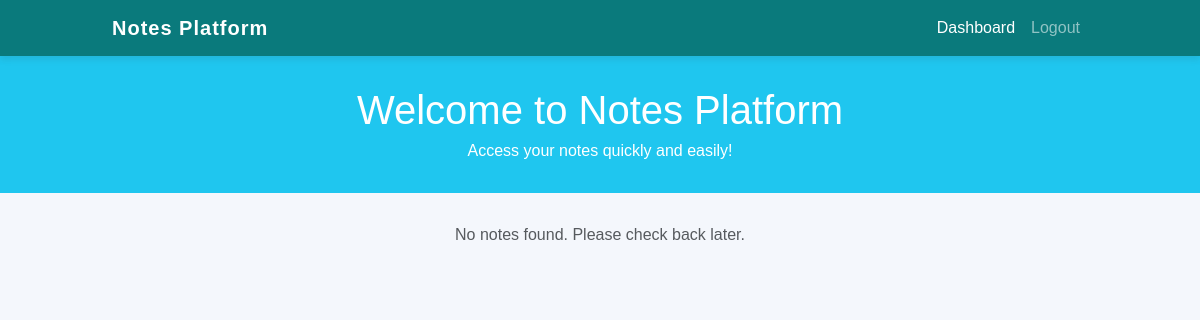
/note_list/, run on an earlier commit of the app's database.
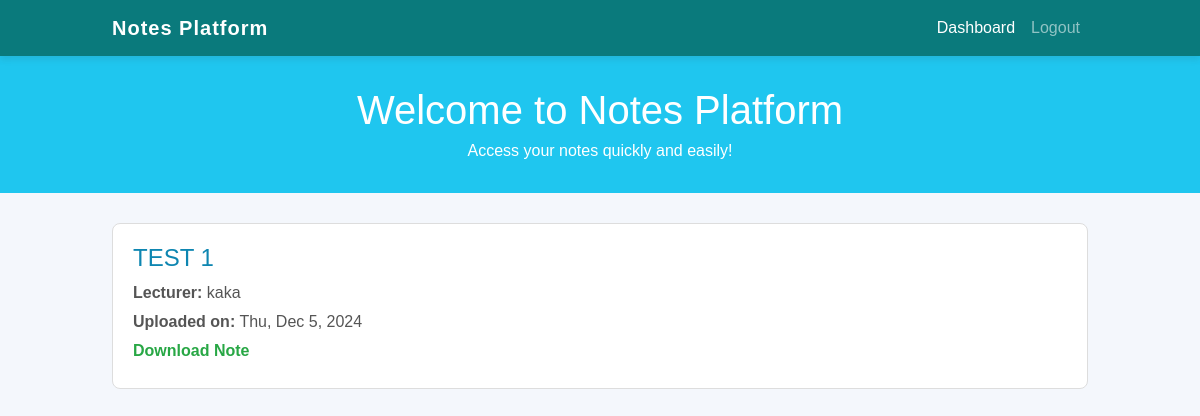
And on a later commit of the database.
### login/models.py (models this page shows, shortened)
class Note(models.Model):
    lecturer = models.ForeignKey(User, on_delete=models.CASCADE)
    title = models.CharField(max_length=100)
    file = models.FileField(upload_to='notes/')
    uploaded_at = models.DateTimeField(default=datetime.now, blank=True)

### login/views.py (the view)
# urls.py: path('note_list/',note_list,name='note_list'),
def note_list(request):
    notes = Note.objects.all()
    return render(request, 'note_list.html', {'notes': notes})

### templates/note_list.html (shortened to what this page needs)
<!DOCTYPE html>
<html lang="en">
<head>
    <link href="https://cdn.jsdelivr.net/npm/bootstrap@5.3.0/dist/css/bootstrap.min.css" rel="stylesheet">
</head>
<body>
    <nav class="navbar navbar-expand-lg navbar-dark">
        <div class="container">
            <a class="navbar-brand" href="#">Notes Platform</a>
            <div class="collapse navbar-collapse" id="navbarNav">
                <ul class="navbar-nav ms-auto">
                    <li class="nav-item">
                        <a class="nav-link active" href="{% url 'dashboard' %}">Dashboard</a>
                    </li>
                    <li class="nav-item">
                        <a class="nav-link" href="{% url 'logout' %}">Logout</a>
                    </li>
                </ul>
            </div>
        </div>
    </nav>
    <section class="hero">
        <h1>Welcome to Notes Platform</h1>
        <p>Access your notes quickly and easily!</p>
    </section>
    <div class="container">
        {% if notes %}
            {% for note in notes %}
                <div class="note-card">
                    <h2>{{ note.title }}</h2>
                    <p><strong>Lecturer:</strong> {{ note.lecturer.username }}</p>
                    <p><strong>Uploaded on:</strong> {{ note.uploaded_at|date:"D, M j, Y" }}</p>
                    <p>
                        <a href="{{ note.file.url }}" download="{{ note.file.name }}">
                             Download Note
                        </a>
                    </p>
                </div>
            {% endfor %}
        {% else %}
            <p class="text-center text-muted">No notes found. Please check back later.</p>
        {% endif %}
    </div>
</body>
</html>

What changed in the data, as far as the page shows it:
added Note: title "TEST 1", lecturer.username "kaka", uploaded_at "Thu, Dec 5, 2024"
Also different on the page:
text no longer shown: "No notes found. Please check back later."
